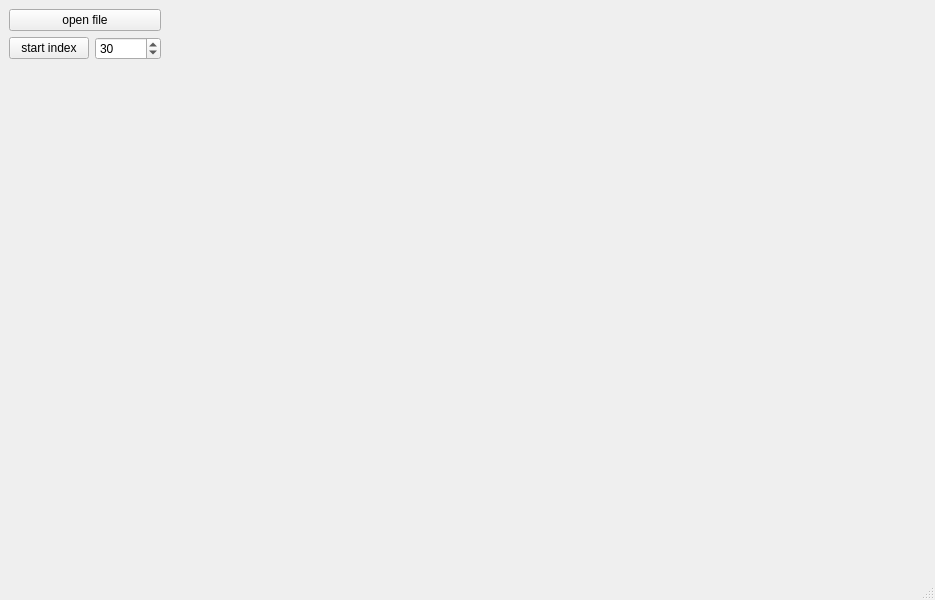
<?xml version="1.0" encoding="UTF-8"?>
<ui version="4.0">
 <class>MainWindow</class>
 <widget class="QMainWindow" name="MainWindow">
  <property name="geometry">
   <rect>
    <x>0</x>
    <y>0</y>
    <width>935</width>
    <height>600</height>
   </rect>
  </property>
  <property name="windowTitle">
   <string>MainWindow</string>
  </property>
  <widget class="QWidget" name="centralwidget">
   <layout class="QHBoxLayout" name="horizontalLayout" stretch="1,5">
    <item>
     <widget class="QWidget" name="widget" native="true">
      <layout class="QVBoxLayout" name="verticalLayout">
       <property name="leftMargin">
        <number>0</number>
       </property>
       <property name="topMargin">
        <number>0</number>
       </property>
       <property name="rightMargin">
        <number>0</number>
       </property>
       <property name="bottomMargin">
        <number>0</number>
       </property>
       <item>
        <widget class="QPushButton" name="pushButton">
         <property name="text">
          <string>open file</string>
         </property>
        </widget>
       </item>
       <item>
        <layout class="QHBoxLayout" name="horizontalLayout_2">
         <item>
          <widget class="QPushButton" name="pushButton_2">
           <property name="text">
            <string>start index</string>
           </property>
          </widget>
         </item>
         <item>
          <widget class="QSpinBox" name="spinBox">
           <property name="minimum">
            <number>1</number>
           </property>
           <property name="maximum">
            <number>300</number>
           </property>
           <property name="value">
            <number>30</number>
           </property>
          </widget>
         </item>
        </layout>
       </item>
       <item>
        <spacer name="verticalSpacer">
         <property name="orientation">
          <enum>Qt::Vertical</enum>
         </property>
         <property name="sizeHint" stdset="0">
          <size>
           <width>20</width>
           <height>491</height>
          </size>
         </property>
        </spacer>
       </item>
      </layout>
     </widget>
    </item>
    <item>
     <widget class="QWidget" name="widget_2" native="true">
      <layout class="QVBoxLayout" name="verticalLayout_2">
       <property name="spacing">
        <number>0</number>
       </property>
       <property name="leftMargin">
        <number>0</number>
       </property>
       <property name="topMargin">
        <number>0</number>
       </property>
       <property name="rightMargin">
        <number>0</number>
       </property>
       <property name="bottomMargin">
        <number>0</number>
       </property>
      </layout>
     </widget>
    </item>
   </layout>
  </widget>
  <widget class="QMenuBar" name="menubar">
   <property name="geometry">
    <rect>
     <x>0</x>
     <y>0</y>
     <width>935</width>
     <height>25</height>
    </rect>
   </property>
  </widget>
  <widget class="QStatusBar" name="statusbar"/>
 </widget>
 <resources/>
 <connections/>
</ui>
